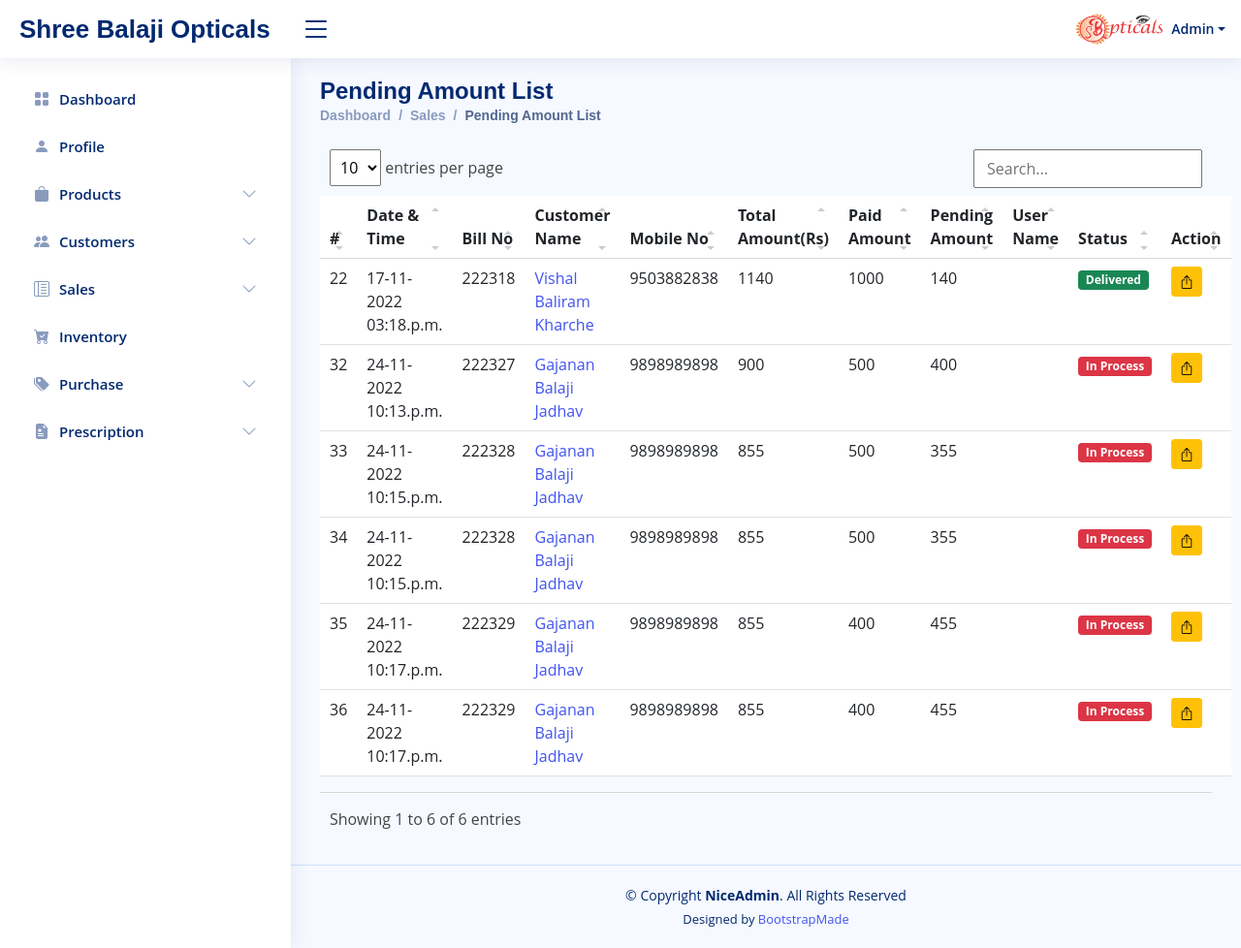
/Dashboard/Sales/Pending-Amount (signed in), run on the app's committed database.
### opticalcrm/models.py (models this page shows)
class invoice(models.Model):
    custid = models.IntegerField(blank=True,null=True)
    billno = models.IntegerField()
    billdate = models.DateTimeField()
    deliverydate= models.DateTimeField()
    name = models.CharField(max_length=200)
    mobno = models.CharField(max_length=10)
    totalrs = models.IntegerField()
    totalpurch = models.IntegerField(blank=True,null=True)
    discountper = models.CharField(max_length=10,blank=True,null=True)
    discountamount = models.CharField(max_length=10,blank=True,null=True)
    paybleamount = models.IntegerField()
    advanceamount = models.CharField(max_length=10,blank=True,null=True)
    pendingamount = models.IntegerField(blank=True,null=True)
    paymentmode = models.CharField(max_length=100,blank=True,null=True)
    order_status = models.CharField(max_length=10,default='no')
    deliver_status = models.CharField(max_length=10,default='no')
    generatedby = models.CharField(max_length=100)

### opticalcrm/views.py (the view)
# urls.py: path('Dashboard/Sales/Pending-Amount',views.pending_amount, name='pending_amount'),
def pending_amount(request):
    if request.user.is_authenticated:
        data = models.invoice.objects.all()
        context = {
            'data':data
        }
        return render(request , 'sales/pending_amount_list.html',context)
    else:
        return redirect('login')

### opticalcrm/templates/sales/pending_amount_list.html (shortened to what this page needs)
{% extends 'main.html' %}
{% load static %}
{% block breadcrumb %}
<div class="pagetitle">
    <h1>Pending Amount List</h1>
    <nav>
        <ol class="breadcrumb">
            <li class="breadcrumb-item"><a href="{% url 'main' %}">Dashboard</a></li>
            <li class="breadcrumb-item">Sales</li>
            <li class="breadcrumb-item active">Pending Amount List</li>
        </ol>
    </nav>
</div>
{% endblock breadcrumb %}
{% block content %}
<table class="table bg-white table-hover datatable">
    <thead>
        <tr>
            <th>#</th>
            <th>Date & Time</th>
            <th>Bill No</th>
            <th>Customer Name</th>
            <th>Mobile No</th>
            <th>Total Amount(Rs)</th>
            <th>Paid Amount</th>
            <th>Pending Amount</th>
            <th>User Name</th>
            <th>Status</th>
            <th>Action</th>
        </tr>
    </thead>
    {% for i in data %}
    {% if i.pendingamount %}
        <tr>
            <td>{{i.id}}</td>
            <td>{{i.billdate|date:"d-m-Y h:i.a"}}</td>
            <td>{{i.billno}}</td>
            <td><a href="{% url 'customer_details_view' i.custid %}">{{i.name|title}}</a></td>
            <td>{{i.mobno}}</td>
            <td>{{i.paybleamount}}</td>
            <td>{{i.advanceamount}}</td>
            <td>{{i.pendingamount}}</td>
            <td>{{i.generatedby}}</td>
            <td>
                {% if i.order_status == "no" %}
                <span class="badge bg-danger">In Process</span>
                {% elif i.order_status == "yes" and i.deliver_status == "no" %}
                <span class="badge bg-warning">Ready For Delivery</span>
                {% elif i.deliver_status == "yes" %}
                <span class="badge bg-success">Delivered</span>
                {% endif %}
            </td>
            <td>
                <a href="{% url 'deliver_option' i.id %}" class="btn btn-warning btn-sm"><i
                        class="bi bi-box-arrow-up"></i></a>
            </td>
        </tr>
    {% endif %}
    {% endfor %}
</table>
{% endblock content %}

### static/js/datatable/style.css (style rules this page uses)
.dataTable-table { max-width: 100%; width: 100%; border-spacing: 0; border-collapse: separate; }
.dataTable-table > tbody > tr > td, .dataTable-table > tbody > tr > th, .dataTable-table > tfoot > tr > td, .dataTable-table > tfoot > tr > th, .dataTable-table > thead > tr > td, .dataTable-table > thead > tr > th { vertical-align: top; padding: 8px 10px; }
.dataTable-table > thead > tr > th { vertical-align: bottom; text-align: left; border-bottom: 1px solid #d9d9d9; }
.dataTable-table th { vertical-align: bottom; text-align: left; }

### static/css/style.css (style rules this page uses)
:root { scroll-behavior: smooth; }
body { font-family: "Open Sans", sans-serif; background: #f6f9ff; color: #444444; }
a { color: #4154f1; text-decoration: none; }
h1, h2, h3, h4, h5, h6 { font-family: "Nunito", sans-serif; }
.pagetitle { margin-bottom: 10px; }
.pagetitle h1 { font-size: 24px; margin-bottom: 0; font-weight: 600; color: #012970; }
.breadcrumb { font-size: 14px; font-family: "Nunito", sans-serif; color: #899bbd; font-weight: 600; }
.breadcrumb a { color: #899bbd; transition: 0.3s; }
.breadcrumb .breadcrumb-item::before { color: #899bbd; }
.breadcrumb .active { color: #51678f; font-weight: 600; }

### data on the page
invoice: id "22", billdate "17-11-2022 03:18.p.m.", billno "222318", name "Vishal Baliram Kharche", mobno "9503882838", paybleamount "1140", advanceamount "1000", pendingamount "140", order_status "Delivered"
invoice: id "32", billdate "24-11-2022 10:13.p.m.", billno "222327", name "Gajanan Balaji Jadhav", mobno "9898989898", paybleamount "900", advanceamount "500", pendingamount "400", order_status "In Process"
invoice: id "33", billdate "24-11-2022 10:15.p.m.", billno "222328", name "Gajanan Balaji Jadhav", mobno "9898989898", paybleamount "855", advanceamount "500", pendingamount "355", order_status "In Process"
invoice: id "34", billdate "24-11-2022 10:15.p.m.", billno "222328", name "Gajanan Balaji Jadhav", mobno "9898989898", paybleamount "855", advanceamount "500", pendingamount "355", order_status "In Process"
invoice: id "35", billdate "24-11-2022 10:17.p.m.", billno "222329", name "Gajanan Balaji Jadhav", mobno "9898989898", paybleamount "855", advanceamount "400", pendingamount "455", order_status "In Process"
invoice: id "36", billdate "24-11-2022 10:17.p.m.", billno "222329", name "Gajanan Balaji Jadhav", mobno "9898989898", paybleamount "855", advanceamount "400", pendingamount "455", order_status "In Process"
